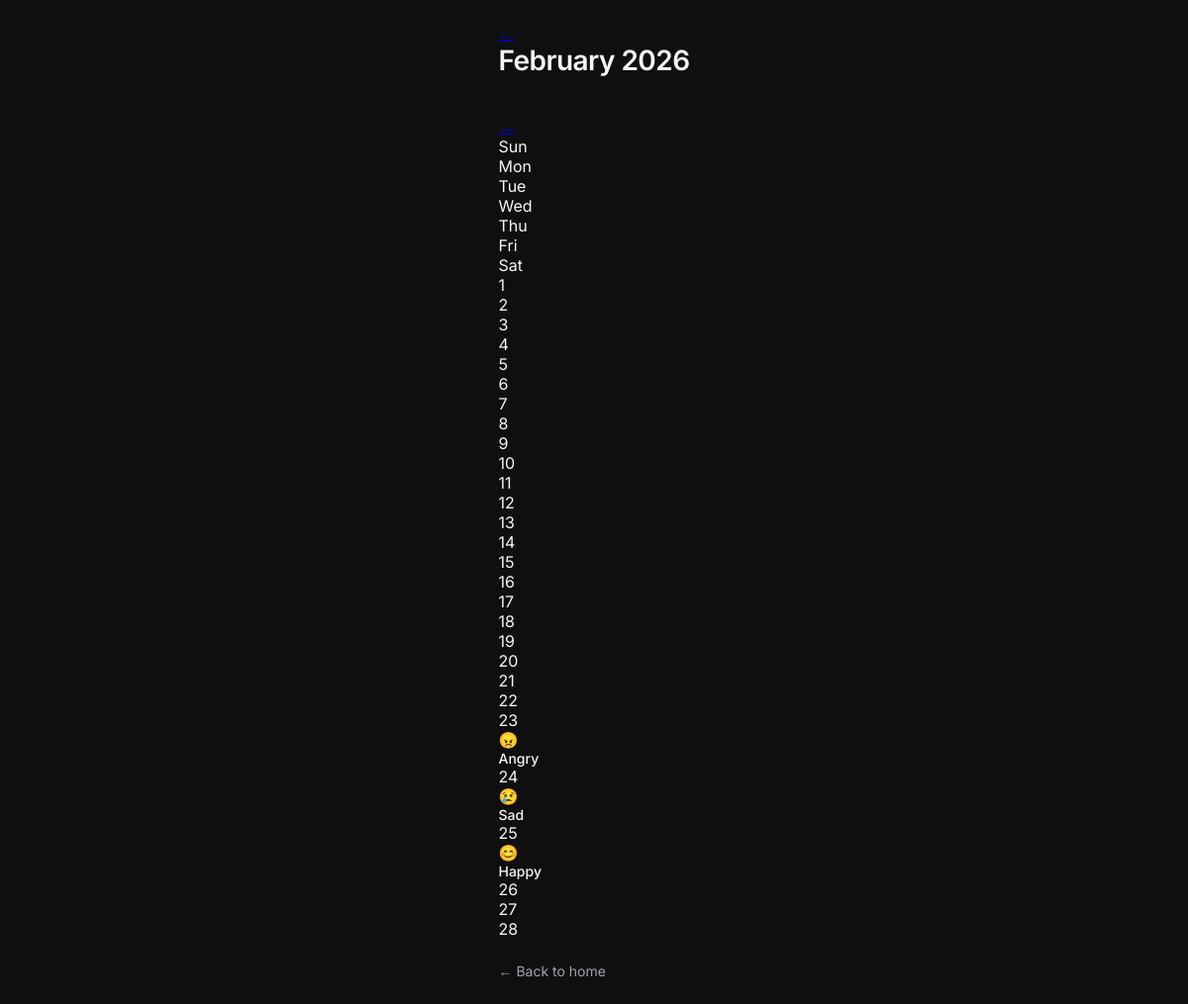
/calendar, run on an earlier commit of the app's database.
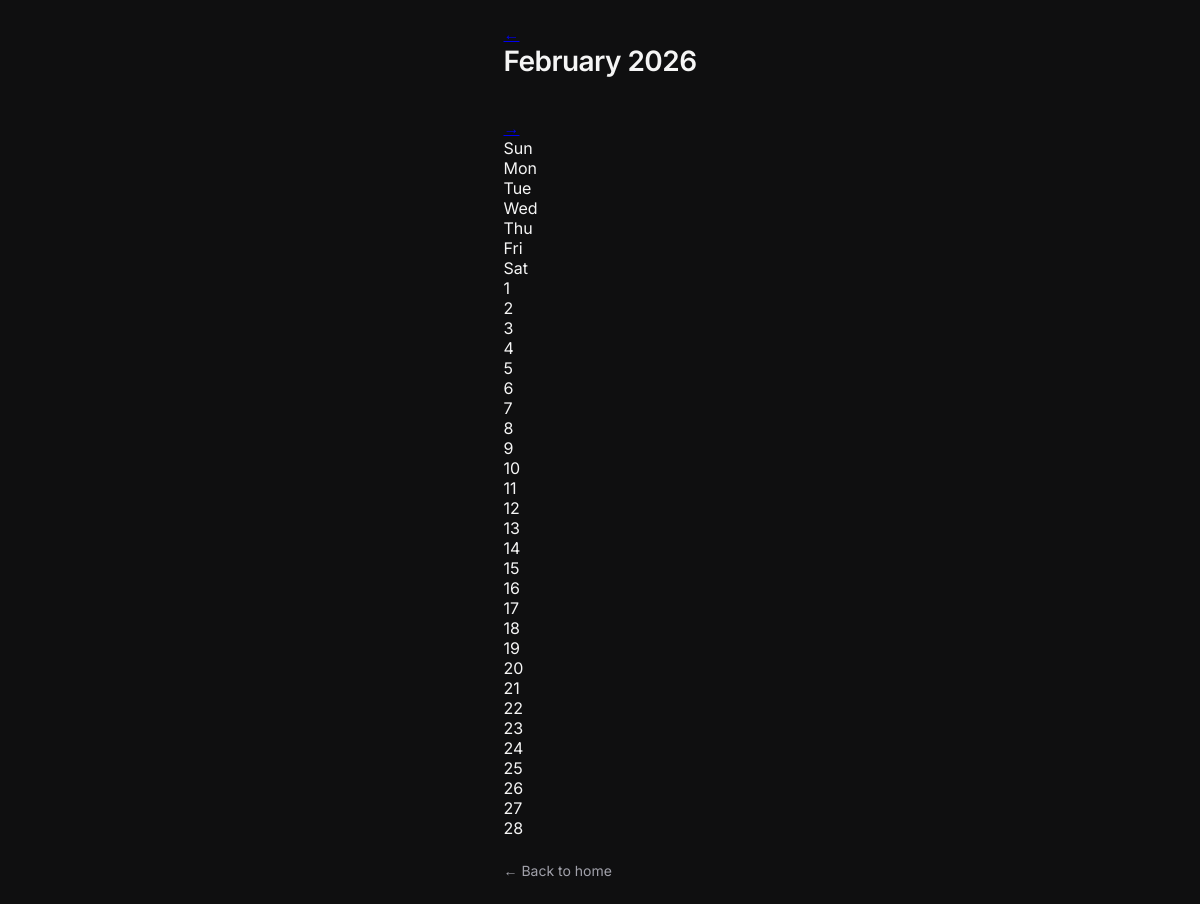
And on a later commit of the database.
### tables this page shows
CREATE TABLE moods (
        id INTEGER PRIMARY KEY AUTOINCREMENT,
        mood TEXT,
        date TEXT
        );

### app.py (the view)
@app.route("/calendar")
def calendar():
    init_db()
    with get_db() as db:
        now = datetime.now()
        year = request.args.get('year', now.year, type=int)
        month = request.args.get('month', now.month, type=int)
        moods = db.execute(
            "SELECT date, mood FROM moods WHERE strftime('%Y', date) = ? AND strftime('%m', date) = ?",
            (str(year), f"{month:02d}")
        ).fetchall()
        mood_dict = {mood[0]: mood[1] for mood in moods}
        first_day_weekday, num_days = monthrange(year, month)
        month_names = ['January', 'February', 'March', 'April', 'May', 'June',
                       'July', 'August', 'September', 'October', 'November', 'December']
        return render_template("calendar.html",
                             mood_dict=mood_dict,
                             year=year,
                             month=month,
                             month_name=month_names[month-1],
                             first_day_weekday=first_day_weekday,
                             num_days=num_days)

### app.py (called while the page is built)
def get_db():
    return sqlite3.connect(DB_PATH)

def init_db():
    with get_db() as db:
        db.execute("""
            CREATE TABLE IF NOT EXISTS moods (
            id INTEGER PRIMARY KEY AUTOINCREMENT,
            mood TEXT,
            date TEXT
            )
        """)

### templates/calendar.html (shortened to what this page needs)
<!DOCTYPE html>
<html lang="en">
<head>
    <link rel="stylesheet" href="/static/styles.css">
</head>
<body>
    <div class="calendar-container">
        <div class="calendar-header">
            <a href="/calendar?year={{ year }}&month={{ month - 1 if month > 1 else 12 }}" class="nav-btn">←</a>
            <h1>{{ month_name }} {{ year }}</h1>
            <a href="/calendar?year={{ year }}&month={{ month + 1 if month < 12 else 1 }}" class="nav-btn">→</a>
        </div>
        <div class="calendar-grid">
            <div class="calendar-day-header">Sun</div>
            <div class="calendar-day-header">Mon</div>
            <div class="calendar-day-header">Tue</div>
            <div class="calendar-day-header">Wed</div>
            <div class="calendar-day-header">Thu</div>
            <div class="calendar-day-header">Fri</div>
            <div class="calendar-day-header">Sat</div>
            {% for day in range(1, num_days + 1) %}
                {% set date_str = "%04d-%02d-%02d"|format(year, month, day) %}
                {% set mood = mood_dict.get(date_str) %}
                <div class="calendar-cell {% if mood %}has-mood{% endif %}">
                    <div class="day-number">{{ day }}</div>
                    {% if mood %}
                        <div class="mood-emoji">
                            {% if mood == 'Happy' %}😊
                            {% elif mood == 'Sad' %}😢
                            {% elif mood == 'Angry' %}😠
                            {% elif mood == 'Tired' %}😴
                            {% endif %}
                        </div>
                        <div class="mood-label">{{ mood }}</div>
                    {% endif %}
                </div>
            {% endfor %}
        </div>
        <a href="/" class="back-link">← Back to home</a>
    </div>
</body>
</html>

What changed in the data, as far as the page shows it:
removed moods: mood "Angry"
removed moods: mood "Sad"
removed moods: mood "Happy"
Also different on the page:
new list line: "23"
new list line: "24"
new list line: "25"
list line gone: "23"
list line gone: "24"
list line gone: "25"
